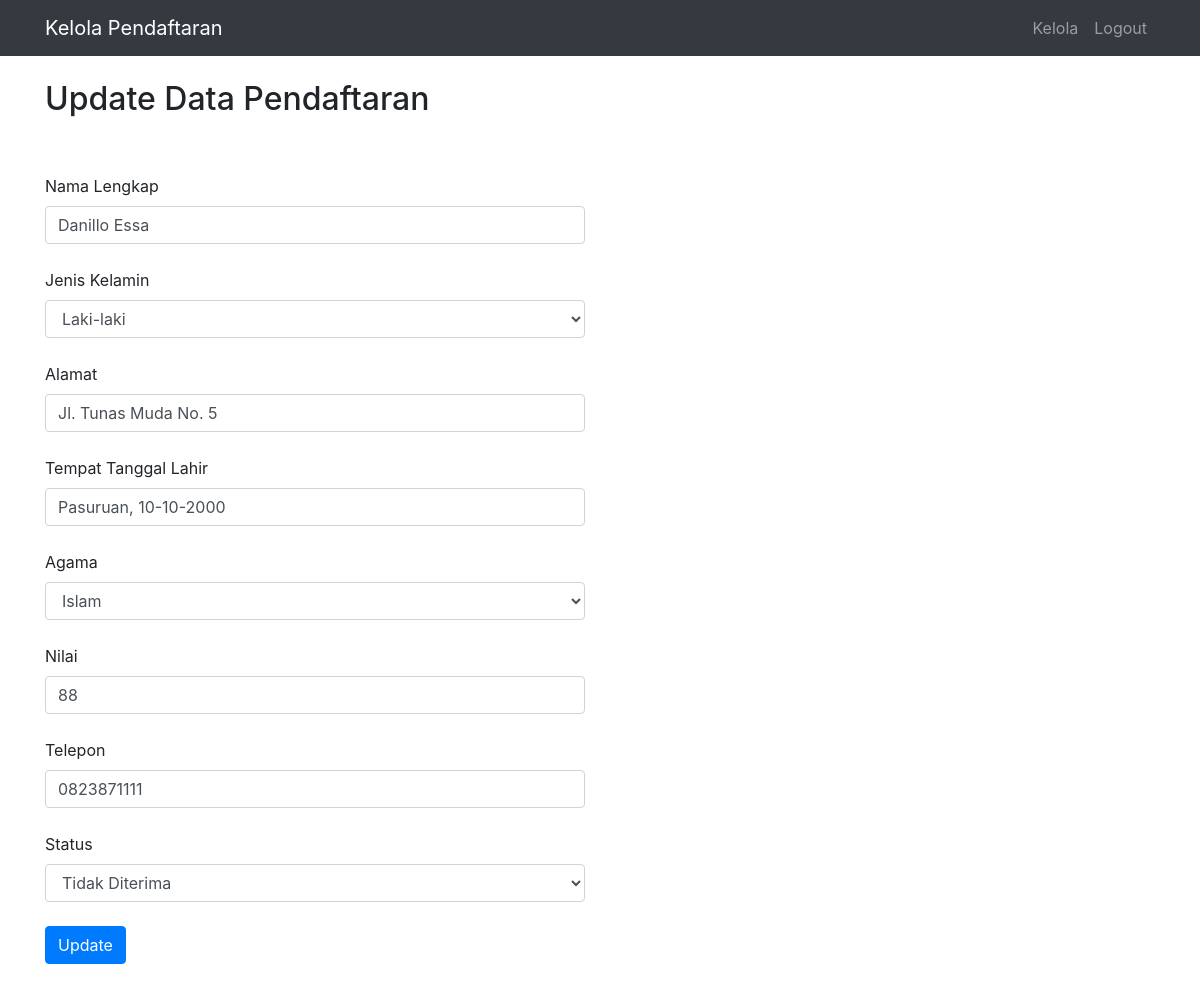
The app's page /pages/update-daftar.php?id_siswa=6 with its own data.
### tables this page shows
CREATE TABLE `siswa` (
  `id_siswa` int(11) NOT NULL,
  `nama_siswa` varchar(100) NOT NULL,
  `jk` varchar(25) NOT NULL,
  `alamat` varchar(100) NOT NULL,
  `ttl` varchar(100) NOT NULL,
  `agama` varchar(25) NOT NULL,
  `nilai` int(11) NOT NULL,
  `telepon` varchar(25) NOT NULL,
  `statuss` varchar(25) NOT NULL
);

### pages/update-daftar.php (the view, shortened to what this page needs)
<!DOCTYPE html>
<html lang="en">
<head>
  <link href="../vendor/bootstrap/css/bootstrap.min.css" rel="stylesheet">
  <link href="../css/modern-business.css" rel="stylesheet">
</head>
<body>
  <nav class="navbar fixed-top navbar-expand-lg navbar-dark bg-dark fixed-top">
    <div class="container">
      <a class="navbar-brand">Kelola Pendaftaran</a>
      <div class="collapse navbar-collapse" id="navbarResponsive">
      <ul class="navbar-nav ml-auto">
          <li class="nav-item">
            <a class="nav-link" href="kelola-user.php">Kelola</a>
          </li>
          <li class="nav-item">
          <a class="nav-link" href="../logout.php">Logout</a></li>
        </ul>
      </div>
    </div>
  </nav>
  <div class="container">
    <div class="row">
      <div class="col-md-6"><br>
        <h2>Update Data Pendaftaran</h2><br><br>
            <?php
            include '../koneksi.php';
            $data = mysqli_query($db,"SELECT * FROM siswa WHERE id_siswa='$_GET[id_siswa]'");
            $d = mysqli_fetch_array($data);
            ?>
        <form method="post">
            <div class="form-grup">
                <label>Nama Lengkap</label><br>
                <input type="text" name="nama_siswa" class="form-control" value="<?php echo $d['nama_siswa'];?>" required><br>
            </div>
            <div class="form-grup">
                <label>Jenis Kelamin</label><br>
                <select class="form-control" name="jk" value="<?php echo $d['jk'];?>">
                    <option value="Laki-laki">Laki-laki</option>
                </select>
            </div><br>
            <div class="form-grup">
                <label>Alamat</label><br>
                <input type="text" name="alamat" placeholder="Masukkan alamat" class="form-control" value="<?php echo $d['alamat'];?>" required><br>
            </div>
            <div class="form-grup">
                <label>Tempat Tanggal Lahir</label><br>
                <input type="text" name="ttl" placeholder="Tempat, dd-mm-yyyy" class="form-control" value="<?php echo $d['ttl'];?>" required><br>
            </div>
            <div class="form-grup">
                <label>Agama</label><br>
                <select class="form-control" name="agama" value="<?php echo $d['agama'];?>">
                    <option value="Islam">Islam</option>
                </select>
            </div><br>
            <div class="form-grup">
                <label>Nilai</label><br>
                <input type="number" name="nilai" placeholder="Masukkan nilai" class="form-control" value="<?php echo $d['nilai'];?>" required><br>
            </div>
            <div class="form-grup">
                <label>Telepon</label><br>
                <input type="text" name="telepon" placeholder="Masukkan telepon" class="form-control" value="<?php echo $d['telepon'];?>" required><br>
            </div>
            <div class="form-grup">
                <label>Status</label><br>
                <select class="form-control" name="statuss" value="<?php echo $d['statuss'];?>">
                    <option value="Tidak Diterima">Tidak Diterima</option>
                </select>
            </div><br>
            <button type="submit" class="btn btn-primary" name="update">Update</button><br><br>
        </form>
        <br><br><br>
      </div>
    </div>
  </div>
</body>
</html>

### css/modern-business.css (style rules this page uses)
body { padding-top: 56px; }

### records on screen
siswa: nama_siswa "Danillo Essa", jk "Laki-laki", alamat "Jl. Tunas Muda No. 5", ttl "Pasuruan, 10-10-2000", agama "Islam", nilai "88", telepon "0823871111", statuss "Tidak Diterima"
